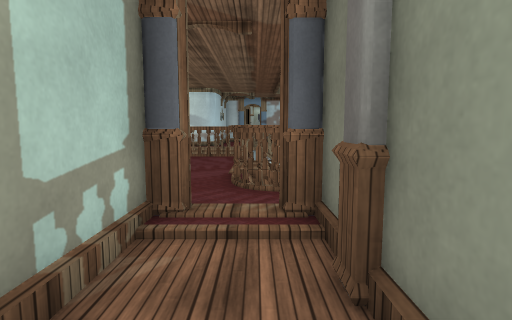
view 1 (above)

22 first-person views from a walk through a scene from a Unity 3-D project. The camera is 1.3 m above the floor, tilts 6° down and sees 80° across. Doors are open. The floor is counted in squares, 1 m on a side. Each view is taken from the middle of a square. On the plan, view 1 faces up. The plan holds only what a view shows up to about 14 squares ahead; the rest is blank. The place goes on beyond the plan. The player character is not drawn. Some surface patterns are stand-ins.

view 2
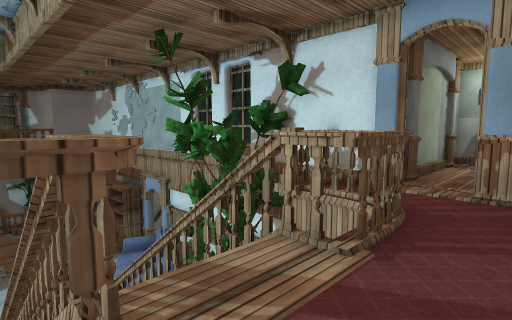

view 3
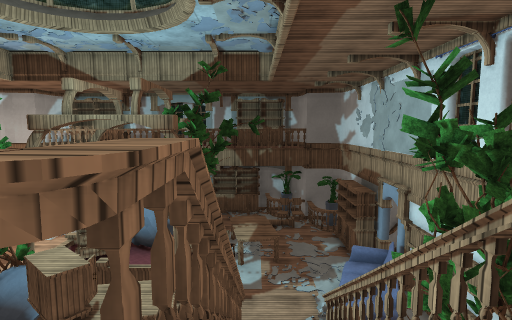

view 4
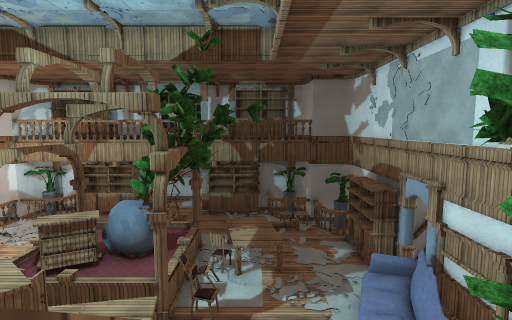

view 5
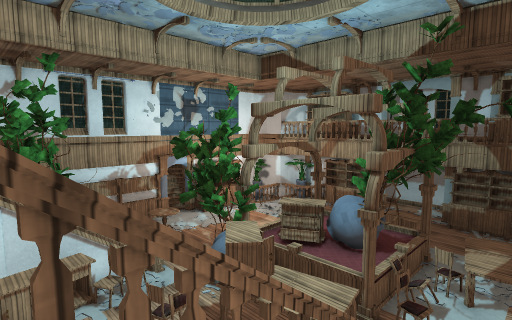

view 6
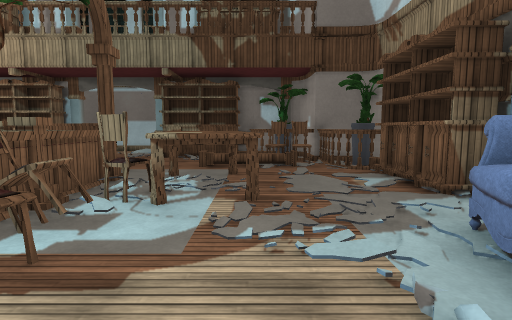

view 7
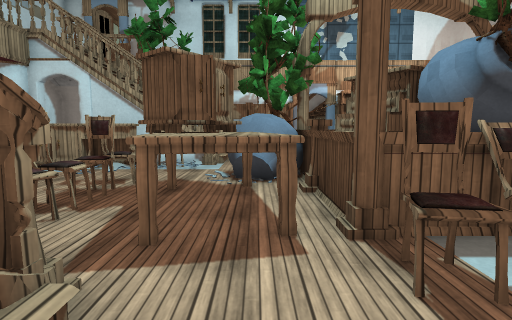

view 8
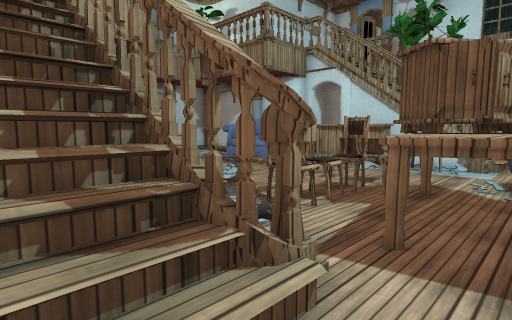

view 9
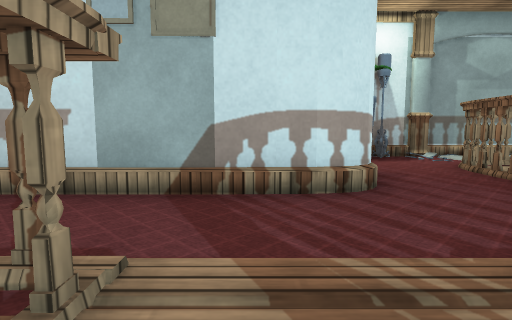

view 10
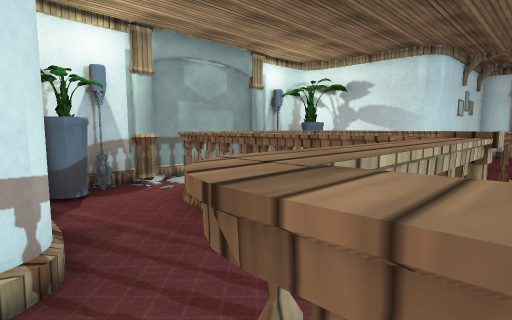

view 11
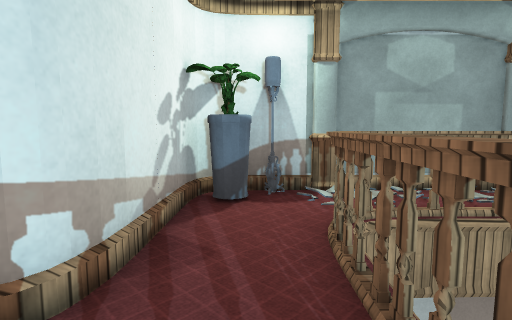

view 12
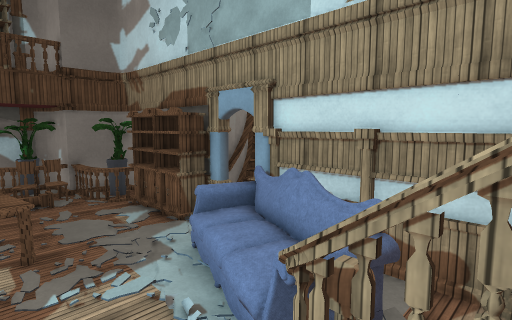

view 13
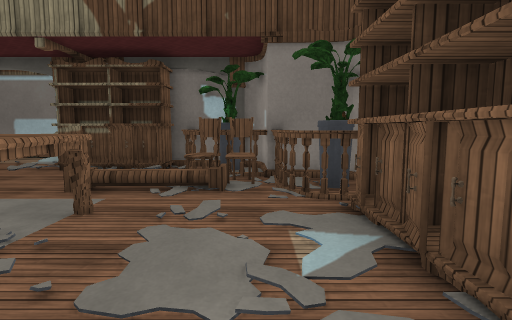

view 14
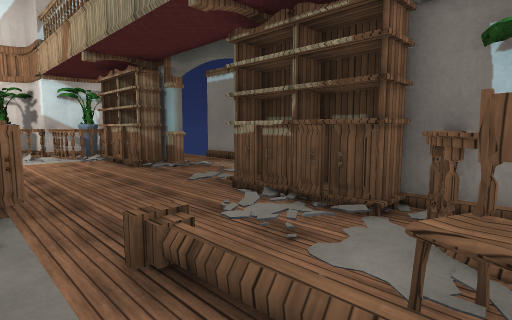

view 15
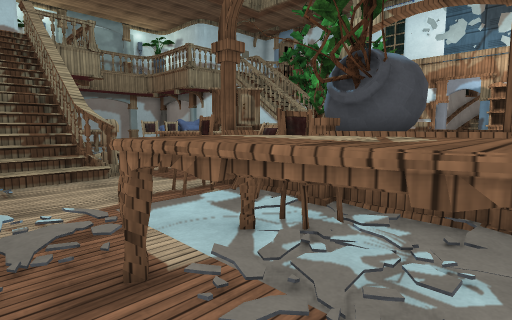

view 16
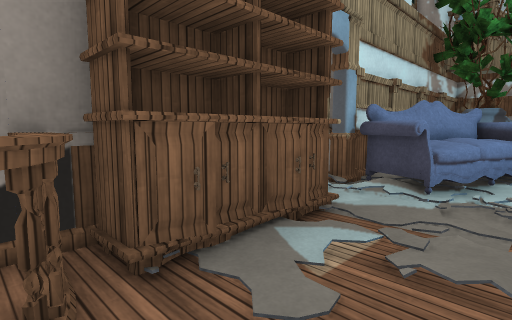

view 17
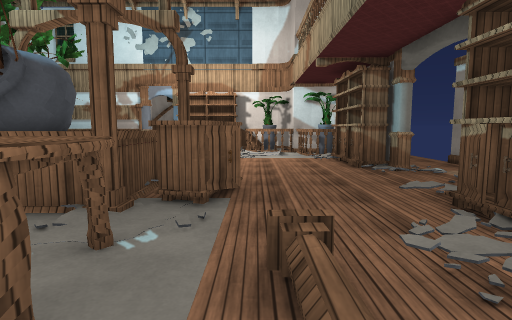

view 18
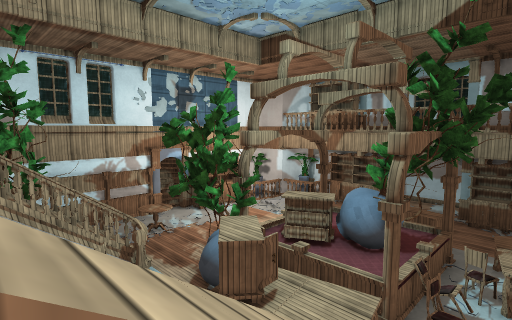

view 19
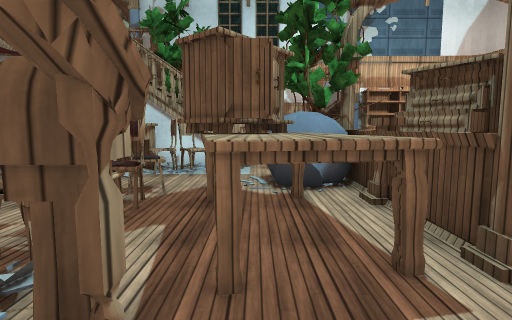

view 20
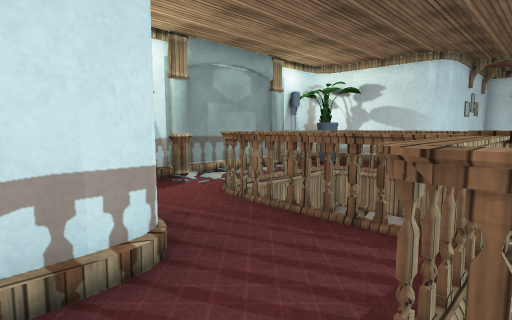

view 21
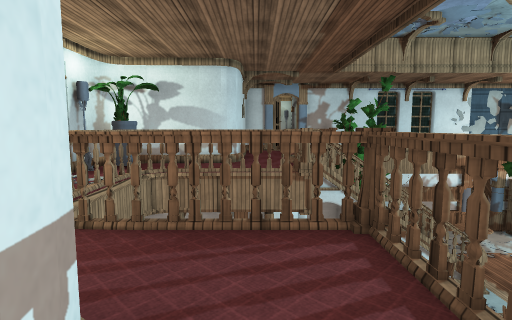

view 22
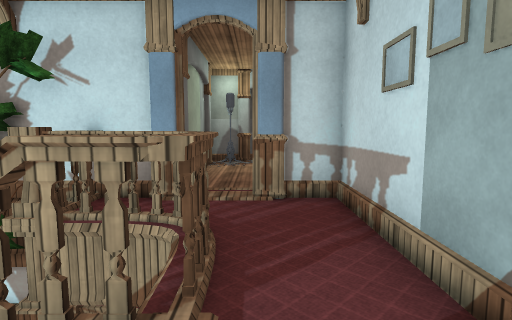

### Floor plan
Key: @ floor where view 1 was taken; # wall or solid block; . main floor; : floor 0.25 m higher than the main floor; + floor 4.75 m higher than the main floor; * floor 5 m higher than the main floor; / step, stairs or slope; D open door; ^ raised ledge; v drop or lower ground; B barrier; T table; S sofa; C column; R drawers; U cupboard; H chair; A armchair; L lamp; O other object.
Columns run from 8 left of view 1 to 25 right of it. Each row starts with its distance up from view 1.
 27      v#
 26      #+              OOOBBO
 25      #+               O  BB#
 24      #++#                O.BOO
 23      #++#v###^^/.        ..BOO
 22      #++  //////..      O   BB
 21    ###++ ///////..      ....OO
 20  #O//+++BUUUUO#/..       ...OO ..
 19  OO//+++BUUUHH...        ...OO ./#
 18  L     A  ......#CC^C^   ...OO../#
 17  #O    AA.......#ORR^    ......./#
 16 O#O    ......H.UTCRRR^ O ......./#
 15 O#O       ...HUUTC^##^ OU......
 14 O#+       ...HUUT^^##^^UU....#O
 13 #++/:   O  OHHTTTC^HC#^CU...OO
 12  L+/++++O DOOO T.HHHCH   ...OO
 11  #O//++B  DD#O#/.H..HHTT ...OO
 10    ###++*///////....TTTTT...OO
  9      #++*///////...O.TT.....BBB
  8      #++B^^^^^^S///.../...HHOO
  7      #++B  v#OSSSSS. :/...HH##
  6      #++BBC####SSSSS ./..BB#
  5      #++D+B##vv  SSS#OOOBBO#
  4      v##+#Bvv###O##### ###
  3       #++#B         ##
  2       #++#           #
  1        ++#
  0        +@#

Positions as (right, up) in squares from view 1, and headings:
1: (0, 0), facing up
2: (-2, 11), facing down-right
3: (-1, 10), facing right
4: (1, 10), facing right
5: (1, 9), facing up-right
6: (7, 9), facing right
7: (8, 9), facing up
8: (8, 9), facing up-left
9: (1, 9), facing left
10: (0, 10), facing up-left
11: (-1, 12), facing left
12: (5, 10), facing down-right
13: (11, 7), facing right
14: (16, 8), facing up-right
15: (15, 8), facing up-left
16: (17, 8), facing down-left
17: (17, 8), facing up
18: (2, 10), facing up-right
19: (7, 10), facing up
20: (0, 9), facing up-left
21: (-2, 9), facing up
22: (-1, 10), facing down
